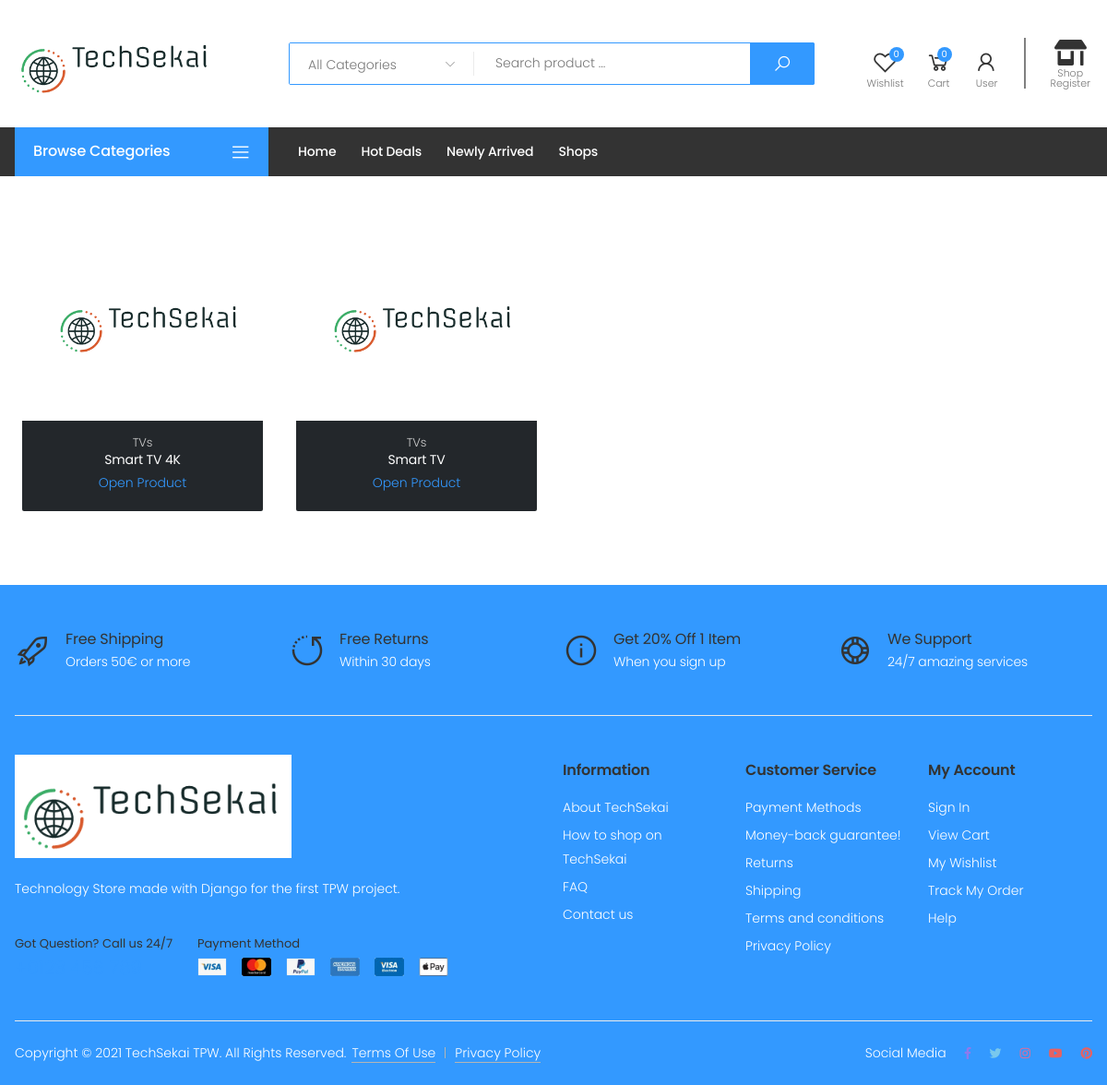
Page /search/category/TVs/ on the committed database.
### TechSekai/models.py (models this page shows, shortened)
class Product(models.Model):
    reference_number = models.PositiveBigIntegerField(null=False)
    name = models.CharField(max_length=50, null=False)
    details = models.TextField(max_length=300)
    warehouse = models.CharField(max_length=50, null=False)
    qty_sold = models.IntegerField()
    image = models.ImageField(null=True, default='logo.png', upload_to='images/', blank=True)
    category = models.ForeignKey(Category, on_delete=models.CASCADE)
    brand = models.ForeignKey(Brand, on_delete=models.CASCADE)
    lowest_price = models.IntegerField(null=False, default=100)
    creator = models.ForeignKey(Shop, on_delete=models.DO_NOTHING)

class Category(models.Model):
    name = models.CharField(max_length=50, null=False, primary_key=True)
    totDevices = models.IntegerField()
    image = models.ImageField(null=True, default='images/logo.png', upload_to='images/')

### TechSekai/views.py (the view)
# urls.py: path('search/<str:filter>/<str:value>/', views.search2, name='search2'),
def search2(request, filter, value):
    if filter == 'category':
        f_products = Product.objects.filter(category__name__icontains=value)
    elif filter == 'brand':
        f_products = Product.objects.filter(brand__name__icontains=value)
    elif filter == 'shop':
        f_products = Product.objects.filter(item__shop__name__icontains=value)
    paginator = Paginator(f_products, 12)
    page = request.GET.get('page')
    try:
        products = paginator.page(page)
    except PageNotAnInteger:
        products = paginator.page(1)
    except EmptyPage:
        products = paginator.page(paginator.num_pages)
    return render(request, 'prodsList.html', {'products': products})

### TechSekai/context_processors.py (called while the page is built, shortened)
def category_context_processor(request):
    categories = cache.get('categories')
    if not categories:
        categories = Category.objects.all()
        cache.set('categories', categories)
    content = {'all_categories': categories.exclude(name='Other')}
    return content

### TechSekai/templatetags/auth_extras.py (called while the page is built)
@register.filter(name='has_group')
def has_group(user, group_name):
    group = Group.objects.get(name=group_name)
    return True if group in user.groups.all() else False

@register.simple_tag
def addstr(arg1=None, arg2=None):
    return str(arg1) + str(arg2)

### TechSekai/templates/prodsList.html (shortened to what this page needs)
{% extends "mainLayout.html" %}
{% load static %}
{% load auth_extras %}
{% block main %}
    <div class="container" style="padding-top: 5%">
        <div class="cat-blocks-container" style="text-align: center">
        {% for p in products %}
            {% if request.user|has_group:"shops" %}
                {% addstr '/products/edit/' p.id as myurl %}
            {% else %}
                {% addstr '/product/' p.id  as  myurl %}
            {% endif %}
            {% if forloop.first %} <div class="row justify-content-evenly"> {% endif %}
                <div class="col-lg-3 col-md-6 d-flex align-items-stretch">
                        <div class="product">
                            <figure class="product-media">
                                <a href="{{ myurl }}/">
                                    <img src="/media/{{ p.image }}" alt="Product image" style="height: 200px;width: 100%;" class="img-fluid">
                                </a>
                            </figure>
                            <div class="product-body" style="background: #23272b">
                                <div class="product-cat">
                                    <a>{{ p.category.name }}</a>
                                </div>
                                <h2 class="product-title" style="color: white"><a>{{ p.name }}</a></h2>
                                <a href="{{ myurl }}/" >Open Product</a>
                            </div>
                        </div>
                </div>
            {% if forloop.last %}</div>{% endif %}
            {% empty %}
                <p class="btn btn-danger disabled btn-lg" style="color: white; margin-bottom: 10px; border-radius: 10px;"> Sorry, no products available! </p>
                <br>
        {% endfor %}
        <div class="container" style="display: flex;justify-content: center;padding-top: 3%; padding-bottom: 3%">
        </div>
        </div>
    </div>
{% endblock %}

### static/css/skins/skin-demo-13.css (style rules this page uses)
a { color:#39f }

### static/css/demos/demo-13.css (style rules this page uses)
.cat-blocks-container { padding-top:.5rem }
.cat-blocks-container [class*="col-"] { display:flex;align-items:stretch;justify-content:center }
.product { border-radius:.2rem }
.product-body { padding-bottom:1.8rem;overflow:hidden }
.product-cat { color:#ccc }
.product-title { font-size:1.4rem }

### rows in the picture
Product: image (picture), category.name "TVs", name "Smart TV 4K"
Product: image (picture), category.name "TVs", name "Smart TV"
